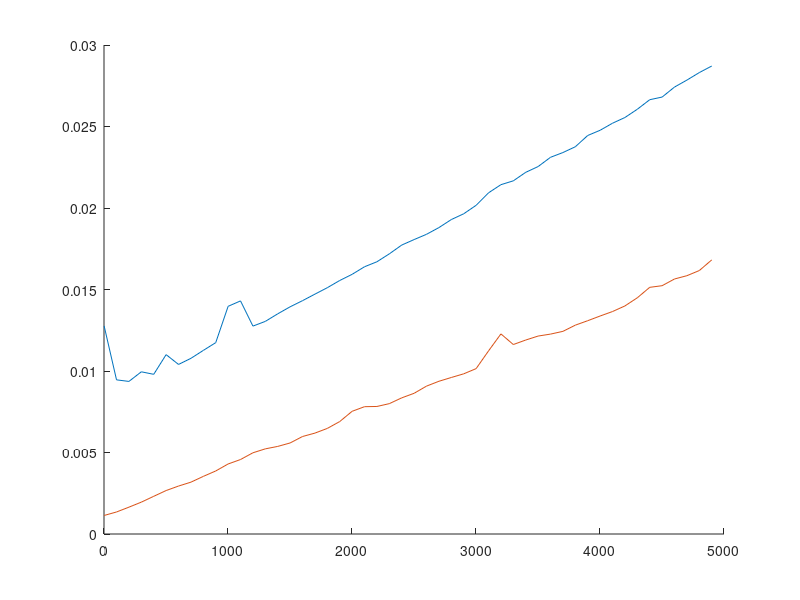

Source code (MATLAB):
% Plot de tijdsmeting
load("mosek_1_5000.mat");
load("linprog_1_5000.mat");

figure
hold on;
plot(n_start:n_step:n_max,result);
plot(n_start_m:n_step_m:n_max_m,result_mosek);